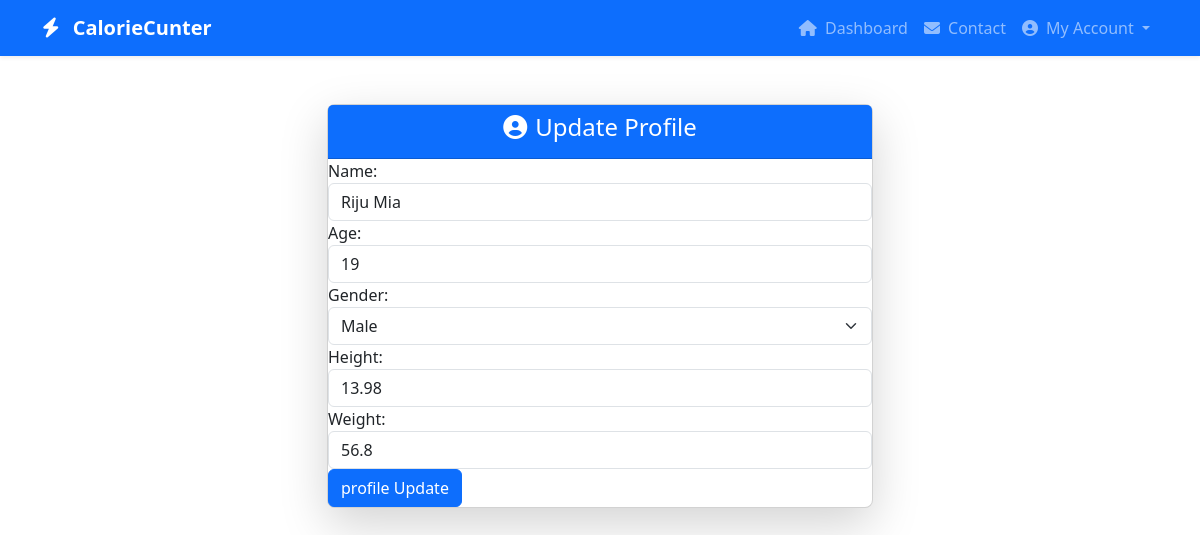
/profile-update/ (signed in), run on the app's committed database.
### CalorieCounterApp/models.py (models this page shows, shortened)
class UserProfileModel(models.Model):
    user = models.OneToOneField(CustomUserAuthModel, on_delete=models.CASCADE, null=True, related_name='user_profile')
    name = models.CharField(max_length=200, null=True)
    age = models.PositiveIntegerField(null=True)
    gender = models.CharField(choices=[
        ('Male', "Male"),
        ('Female', 'Female'),
    ], max_length=10, null=True)
    height = models.FloatField(null=True)
    weight = models.FloatField(null=True)

### CalorieCounterApp/views.py (the view)
# urls.py: path('profile-update/', profileUpdate, name='profileUpdate'),
def profileUpdate(request):
    current_user = request.user
    user_data = UserProfileModel.objects.get(user = current_user)
    if request.method == 'POST':
        profile_form = UserProfileForm(request.POST, instance=user_data)
        if profile_form.is_valid():
            profile_form.save()
            return redirect('profile')
    else:
        profile_form = UserProfileForm(instance=user_data)
    return render(request, 'updateProfile.html',{'profile_form':profile_form})

### CalorieCounterApp/forms.py
class UserProfileForm(forms.ModelForm):
    class Meta:
        model = UserProfileModel
        fields = ['name','age','gender','height','weight']
        widgets = {
            'name': forms.TextInput(attrs={'class': 'form-control', 'placeholder': 'Full Name'}),
            'age': forms.NumberInput(attrs={'class': 'form-control', 'placeholder': 'Age'}),
            'gender': forms.Select(attrs={'class': 'form-select'}),
            'height': forms.NumberInput(attrs={'class': 'form-control', 'placeholder': 'Height (cm)'}),
            'weight': forms.NumberInput(attrs={'class': 'form-control', 'placeholder': 'Weight (kg)'}),
        }

### CalorieCounterApp/templates/updateProfile.html (shortened to what this page needs)
{% extends 'master/base.html' %}
{% block content %}
<div class="container py-5">
  <div class="row justify-content-center">
    <div class="col-md-8 col-lg-6">
      <div class="card shadow-lg rounded-3">
        <div class="card-header bg-primary text-white text-center">
          <h4><i class="fa fa-user-circle me-2"></i>Update Profile</h4>
        </div>
        <form method="POST">
            {{profile_form}}
         <button type="submit" class="btn btn-primary">profile Update</button>
        </form>
      </div>
    </div>
  </div>
</div>
{% endblock content %}

### data on the page
UserProfileModel: name "Riju Mia", age "19", gender "Male", height "13.98", weight "56.8"
